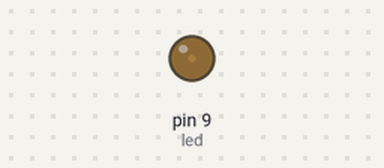
Bench run of a sketch on a simulated Arduino Uno, built with avr-gcc and run on an emulated ATmega328P. Parts: output pins drawn as LEDs (lit = HIGH).

Above: at 0.05 s.
At 0.3 s:
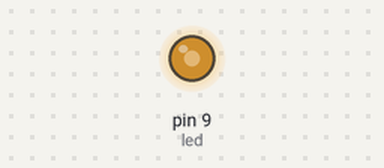
At 0.45 s:
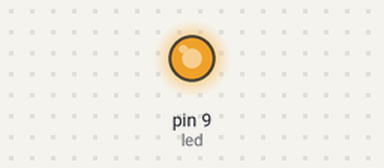
At 0.85 s:
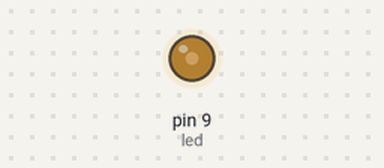
Timing chart, 0 to 3.0 s (numbered marks = the images above):
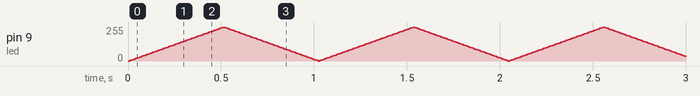

The sketch:

Magnificent_Jofo-Habbi1.ino
```cpp
// Pin 13 has an LED connected on most Arduino boards.
// give it a name:
int led = 9;
int brightness = 0;
int fade = 5;

// the setup routine runs once when you press reset:
void setup() {
  // initialize the digital pin as an output.
  pinMode(led, OUTPUT);
}

// the loop routine runs over and over again forever:
void loop() {
  analogWrite(led, brightness);
  brightness += fade;
  if(brightness == 0 || brightness == 255){fade = -fade;}
  delay(10);
}
```
